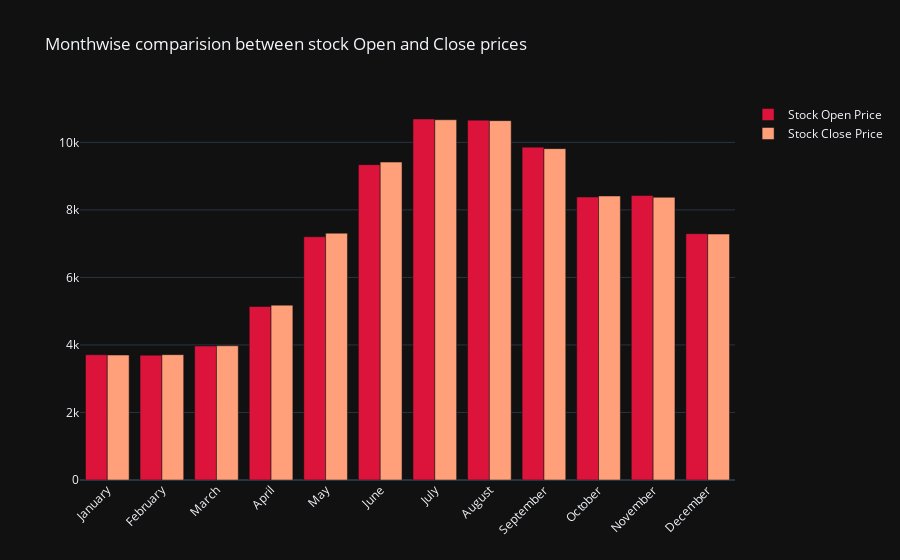

The code cell stored with this chart in its notebook:
### Code cell
fig=go.Figure()

fig.add_trace(go.Bar(
    x=monthvise.index,
    y=monthvise['Open'],
    name='Stock Open Price',
    marker_color='crimson'
))
fig.add_trace(go.Bar(
    x=monthvise.index,
    y=monthvise['Close'],
    name='Stock Close Price',
    marker_color='lightsalmon'
))
fig.update_layout(barmode='group',xaxis_tickangle=-45,title='Monthwise comparision between stock Open and Close prices',)
fig.show()

### Figure 1 — Plotly figure (JSON) as saved in the notebook; plotly's stock layout.template omitted (floating-point values rounded to 4 significant figures)
{"data": [{"marker": {"color": "crimson"}, "name": "Stock Open Price", "x": ["January", "February", "March", "April", "May", "June", "July", "August", "September", "October", "November", "December"], "y": [3710.0, 3697.0, 3968.0, 5137.0, 7205.0, 9339.0, 10690.0, 10660.0, 9858.0, 8382.0, 8427.0, 7296.0], "type": "bar"}, {"marker": {"color": "lightsalmon"}, "name": "Stock Close Price", "x": ["January", "February", "March", "April", "May", "June", "July", "August", "September", "October", "November", "December"], "y": [3702.0, 3712.0, 3976.0, 5178.0, 7310.0, 9416.0, 10670.0, 10640.0, 9814.0, 8412.0, 8374.0, 7284.0], "type": "bar"}], "layout": {"xaxis": {"tickangle": -45}, "barmode": "group", "title": {"text": "Monthwise comparision between stock Open and Close prices"}}}
